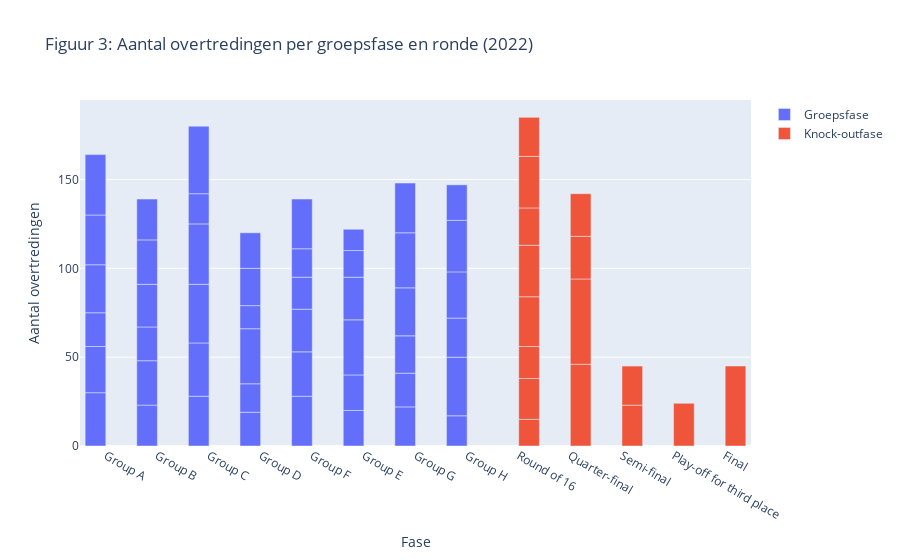

Notebook source saved alongside this figure:
### Markdown cell above
Figuur 2 geeft een figuur met vier punten, elke punt representeerd een kleur kaart per jaar. Als je met de muis over de punten gaat, geeft de plot een jaartal gevolgd door het aantal rode/gele kaarten. Figuur 2 laat zien dat er zowel in het WK van 2018 als in het WK van 2022 vier rode kaarten zijn gegeven. Daarnaast zijn er in het WK van 2022 iets meer gele kaarten (226) dan in het WK van 2018 (217).

### Code cell
selected_columns2022 = wk_df.loc[:, ['fouls against team1', 'fouls against team2', 'category']]

# Verwijder NaN-waarden in de 'category'-kolom
selected_columns2022 = selected_columns2022.dropna(subset=['category'])

# Data voor groepsfase en knock-outfase
groepsfase = selected_columns2022[selected_columns2022['category'].str.contains('Group')]
knockoutfase = selected_columns2022[~selected_columns2022['category'].str.contains('Group')]

# Totaal aantal overtredingen per fase
groepsfase_overtredingen = groepsfase['fouls against team1'] + groepsfase['fouls against team2']
knockoutfase_overtredingen = knockoutfase['fouls against team1'] + knockoutfase['fouls against team2']

# Staafdiagram
fig = go.Figure()
fig.add_trace(go.Bar(x = groepsfase['category'], y = groepsfase_overtredingen, name = 'Groepsfase'))
fig.add_trace(go.Bar(x = knockoutfase['category'], y = knockoutfase_overtredingen, name = 'Knock-outfase'))

fig.update_layout(title = 'Figuur 3: Aantal overtredingen per groepsfase en ronde (2022)',
                  xaxis_title = 'Fase',
                  yaxis_title = 'Aantal overtredingen')

fig.show()

### Figure 1 — Plotly figure (JSON) as saved in the notebook; plotly's stock layout.template omitted (floating-point values rounded to 4 significant figures)
{"data": [{"name": "Groepsfase", "type": "bar", "x": ["Group A", "Group B", "Group A", "Group B", "Group C", "Group D", "Group C", "Group D", "Group F", "Group E", "Group E", "Group F", "Group G", "Group H", "Group H", "Group G", "Group B", "Group A", "Group A", "Group B", "Group D", "Group C", "Group D", "Group C", "Group E", "Group F", "Group F", "Group E", "Group G", "Group H", "Group G", "Group H", "Group A", "Group A", "Group B", "Group B", "Group D", "Group D", "Group C", "Group C", "Group F", "Group F", "Group E", "Group E", "Group H", "Group H", "Group G", "Group G"], "y": [30, 23, 26, 25, 28, 19, 30, 16, 28, 20, 20, 25, 22, 17, 33, 19, 19, 19, 27, 24, 31, 33, 13, 34, 31, 24, 18, 24, 21, 22, 27, 26, 28, 34, 25, 23, 21, 20, 17, 38, 16, 28, 15, 12, 29, 20, 31, 28]}, {"name": "Knock-outfase", "type": "bar", "x": ["Round of 16", "Round of 16", "Round of 16", "Round of 16", "Round of 16", "Round of 16", "Round of 16", "Round of 16", "Quarter-final", "Quarter-final", "Quarter-final", "Quarter-final", "Semi-final", "Semi-final", "Play-off for third place", "Final"], "y": [15, 23, 18, 28, 29, 21, 29, 22, 46, 48, 24, 24, 23, 22, 24, 45]}], "layout": {"title": {"text": "Figuur 3: Aantal overtredingen per groepsfase en ronde (2022)"}, "xaxis": {"title": {"text": "Fase"}}, "yaxis": {"title": {"text": "Aantal overtredingen"}}}}
